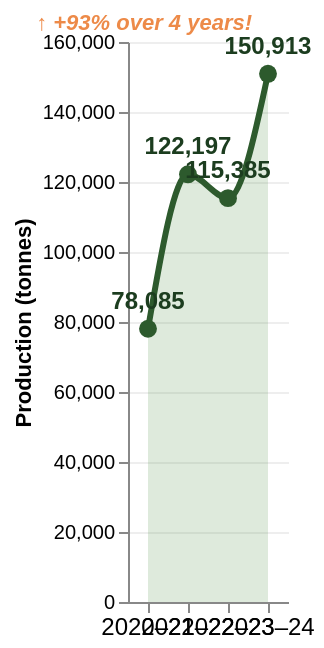

Write a Vega-Lite specification for this figure.
### Vega-Lite specification from a JSON file in a GitHub repository (floating-point values rounded to 4 significant figures)
{"$schema": "https://vega.github.io/schema/vega-lite/v5.json", "description": "The avocado boom – Australian avocado production in tonnes from 2020-21 to 2023-24", "width": "container", "height": 280, "data": {"values": [{"year": "2020–21", "year_num": 1, "production": 78085}, {"year": "2021–22", "year_num": 2, "production": 122197}, {"year": "2022–23", "year_num": 3, "production": 115385}, {"year": "2023–24", "year_num": 4, "production": 150913}]}, "layer": [{"mark": {"type": "area", "interpolate": "monotone", "fillOpacity": 0.18, "fill": "#4a8c3f", "stroke": "transparent"}, "encoding": {"x": {"field": "year", "type": "ordinal", "axis": {"title": null, "labelFontSize": 12, "labelAngle": 0, "grid": false, "bandPosition": 0.5, "tickBand": "center"}}, "y": {"field": "production", "type": "quantitative", "scale": {"zero": true}, "axis": {"title": "Production (tonnes)", "titleFontSize": 11, "grid": true, "gridColor": "#eeeeee", "labelFontSize": 10, "labelExpr": "datum.value === 0 ? '0' : format(datum.value, ',')"}}}}, {"mark": {"type": "line", "interpolate": "monotone", "strokeWidth": 3, "color": "#2d5a2d", "point": {"filled": true, "fill": "#2d5a2d", "size": 80}}, "encoding": {"x": {"field": "year", "type": "ordinal"}, "y": {"field": "production", "type": "quantitative"}, "tooltip": [{"field": "year", "title": "Year"}, {"field": "production", "title": "Production (t)", "format": ","}]}}, {"mark": {"type": "text", "dy": -14, "fontSize": 12, "fontWeight": "bold", "color": "#1c3d1f"}, "encoding": {"x": {"field": "year", "type": "ordinal"}, "y": {"field": "production", "type": "quantitative"}, "text": {"field": "production", "type": "quantitative", "format": ","}}}, {"transform": [{"filter": "datum.year_num == 4"}], "mark": {"type": "text", "align": "right", "baseline": "bottom", "dx": -8, "dy": -20, "fontSize": 11, "fontWeight": "bold", "fontStyle": "italic", "color": "#ed8a48"}, "encoding": {"x": {"field": "year", "type": "ordinal"}, "y": {"field": "production", "type": "quantitative"}, "text": {"value": "↑ +93% over 4 years!"}}}], "config": {"view": {"stroke": "transparent"}}}
